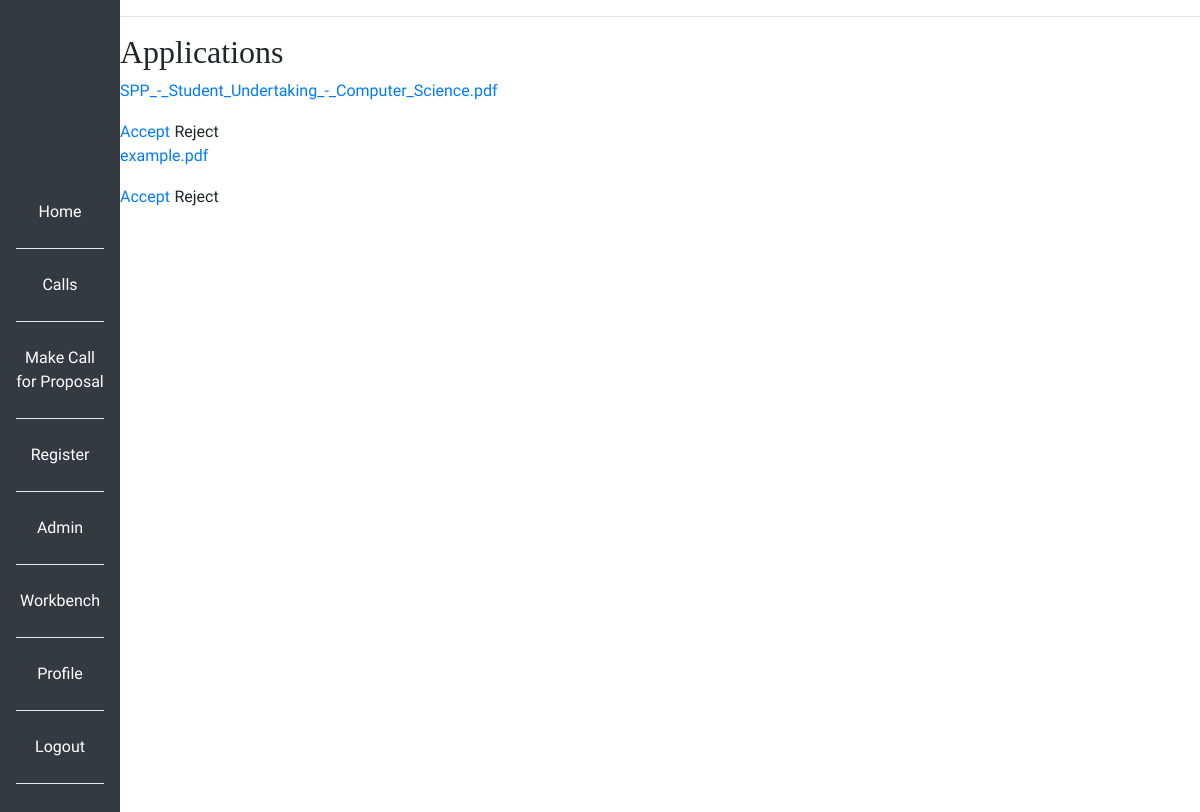
The app's page /review_individual_apps/1 (signed in), older data.
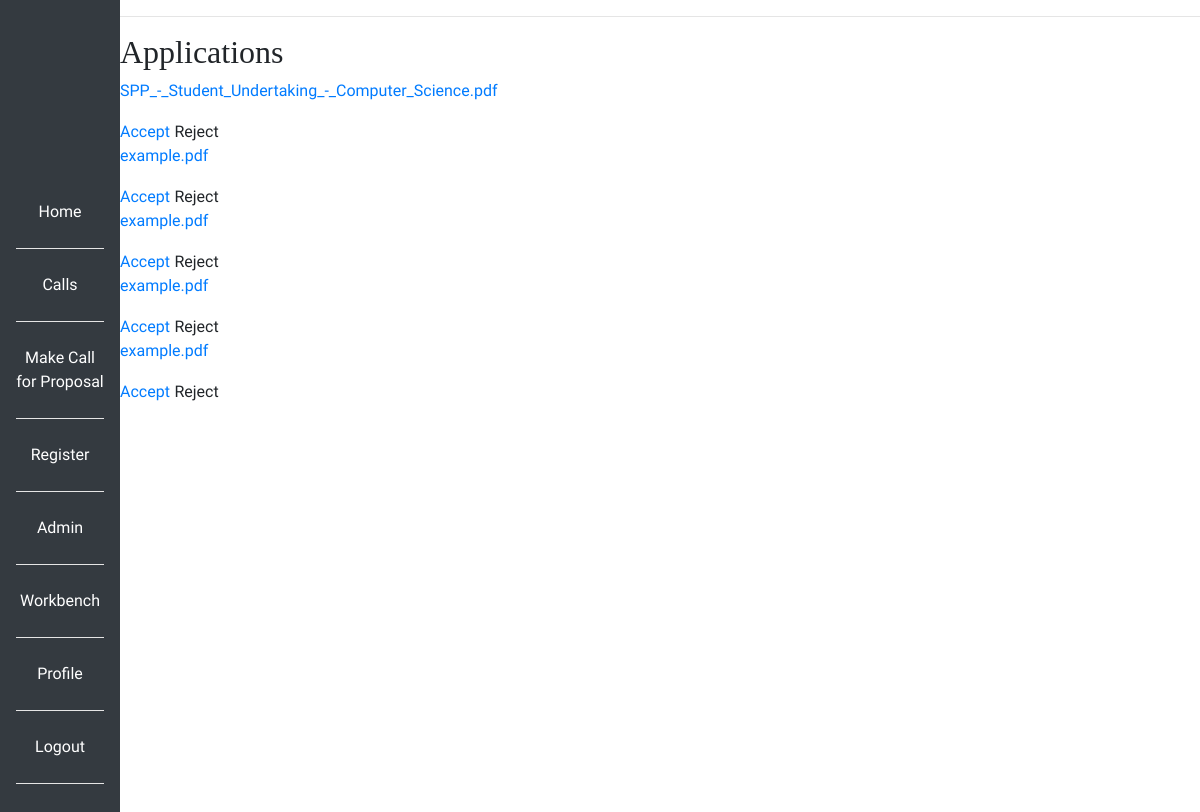
The same page, newer data.
### app/models.py (models this page shows)
class Application(db.Model):
    user_id = db.Column(db.Integer, db.ForeignKey("user.id"))
    proposal_id = db.Column(db.Integer, db.ForeignKey("proposal.id"))
    id = db.Column(db.Integer, primary_key=True)
    path_to_file = db.Column(db.String(30))

### app/routes.py (the view)
@app.route("/review_individual_apps/<id>")
@login_required
def review_individual_apps(id):
    if not current_user.is_admin():
        flash("Admin area only")
        return redirect(url_for("index"))
    proposal = Proposal.query.filter_by(id=id).first_or_404()
    applications = proposal.applications.all()
    return render_template("review_individual_apps.html", svg=svg, title="Review Individual Applications", applications=applications)

### app/models.py (called while the page is built)
@login.user_loader
def load_user(id):
    return User.query.get(int(id))

    def is_admin(self):
        return self.access == 2

### app/routes.py (called while the page is built)
@app.before_request
def before_request():
    if current_user.is_authenticated:
        current_user.last_seen = datetime.utcnow()
        db.session.commit()

### app/templates/review_individual_apps.html
{% extends "base.html" %}
{% block content %}
<h2>Applications</h2>
{% for app in applications %}
    <p><a href="/uploads/{{ app.path_to_file }}">{{ app.path_to_file }}</a></p>
    <a href="{{ url_for('accepted', id=app.id) }}">Accept</a>
    <a>Reject</a>
{% endfor %}
{% endblock %}

### app/templates/base.html (shortened to what this page needs)
<html>
    <head>
      <link rel="stylesheet" href="https://maxcdn.bootstrapcdn.com/bootstrap/4.3.1/css/bootstrap.min.css">
        <link rel="stylesheet" href="{{  url_for('static', filename='css/style.css') }}">
    </head>
    <body>
        <nav class="navbar bg-dark">
            <ul class="navbar-nav">
                <li class="nav-item"><a class="nav-link" href="{{ url_for('index') }}">Home</a></li>
                <li class="nav-item"><a class="nav-link" href="{{ url_for('calls') }}">Calls</a></li>
                {% if current_user.is_anonymous %}
                <li class="nav-item"><a class="nav-link" href="{{ url_for('login') }}">Login</a></li>
                {% else %}
                    {% if current_user.is_admin() %}
                    <li class="nav-item"><a class="nav-link" href="{{ url_for('makecall') }}">Make Call for Proposal</a></li>
                    <li class="nav-item"><a class="nav-link" href="{{ url_for('register') }}">Register</a></li>
                    <li class="nav-item"><a class="nav-link" href="{{ url_for('admin') }}">Admin</a></li>
                    {% endif %}
                    <li class="nav-item"><a class="nav-link" href="{{ url_for('workbench') }}">Workbench</a></li>
                    <li class="nav-item"><a class="nav-link" href="{{  url_for('profile', username=current_user.username) }}">Profile</a></li>
                    <li class="nav-item"><a class="nav-link" href="{{ url_for('logout') }}">Logout</a></li>
                {% endif %}
            </ul>
        </nav>
            <hr>
            {% block content %}{% endblock %}
    </body>
</html>

### app/static/css/style.css (style rules this page uses)
nav { display:inline; float:left; width:10%; min-height: 60em; }
.nav-item { text-align:center; border-bottom:.1em #e5e5e5 solid; padding: 1em 0em; color:white; }
.nav-link { font-size:1em; color:white; }
h1, h2, h3, h4, h5, h6 { font-family:Georgia, Times, serif; }
p, div, a { font-family: 'Nobile', Helvetica, Arial, sans-serif; }

Row changes from the older to the newer data that the page shows:
added Application: path_to_file "example.pdf"
added Application: path_to_file "example.pdf"
added Application: path_to_file "example.pdf"
